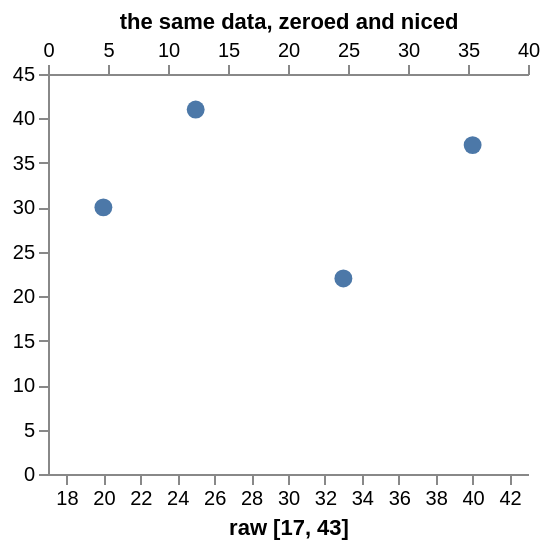

The specification (Vega-Lite) saved for this image:
### Vega specification from a JSON file in a GitHub repository (floating-point values rounded to 4 significant figures)
{"$schema": "https://vega.github.io/schema/vega/v6.json", "description": "domainRaw uses the interval it is given exactly, short-circuiting zero, the three domain overrides and nice. It is what makes an interactive zoom work: a brush publishes what it wants and nothing rounds it outwards.", "width": 240, "height": 200, "padding": 5, "background": "white", "signals": [{"name": "zoom", "value": [17, 43]}], "data": [{"name": "t", "values": [{"a": 20, "b": 30}, {"a": 25, "b": 41}, {"a": 33, "b": 22}, {"a": 40, "b": 37}]}], "scales": [{"name": "x", "type": "linear", "range": "width", "domain": {"data": "t", "field": "a"}, "domainRaw": {"signal": "zoom"}, "zero": true, "nice": true, "domainMin": -100, "domainMax": 100}, {"name": "xplain", "type": "linear", "range": "width", "domain": {"data": "t", "field": "a"}, "zero": true, "nice": true}, {"name": "y", "type": "linear", "range": "height", "domain": {"data": "t", "field": "b"}, "nice": true}], "axes": [{"orient": "bottom", "scale": "x", "title": "raw [17, 43]"}, {"orient": "top", "scale": "xplain", "title": "the same data, zeroed and niced"}, {"orient": "left", "scale": "y"}], "marks": [{"type": "symbol", "from": {"data": "t"}, "encode": {"enter": {"x": {"scale": "x", "field": "a"}, "y": {"scale": "y", "field": "b"}, "size": {"value": 80}, "fill": {"value": "#4c78a8"}}}}]}
